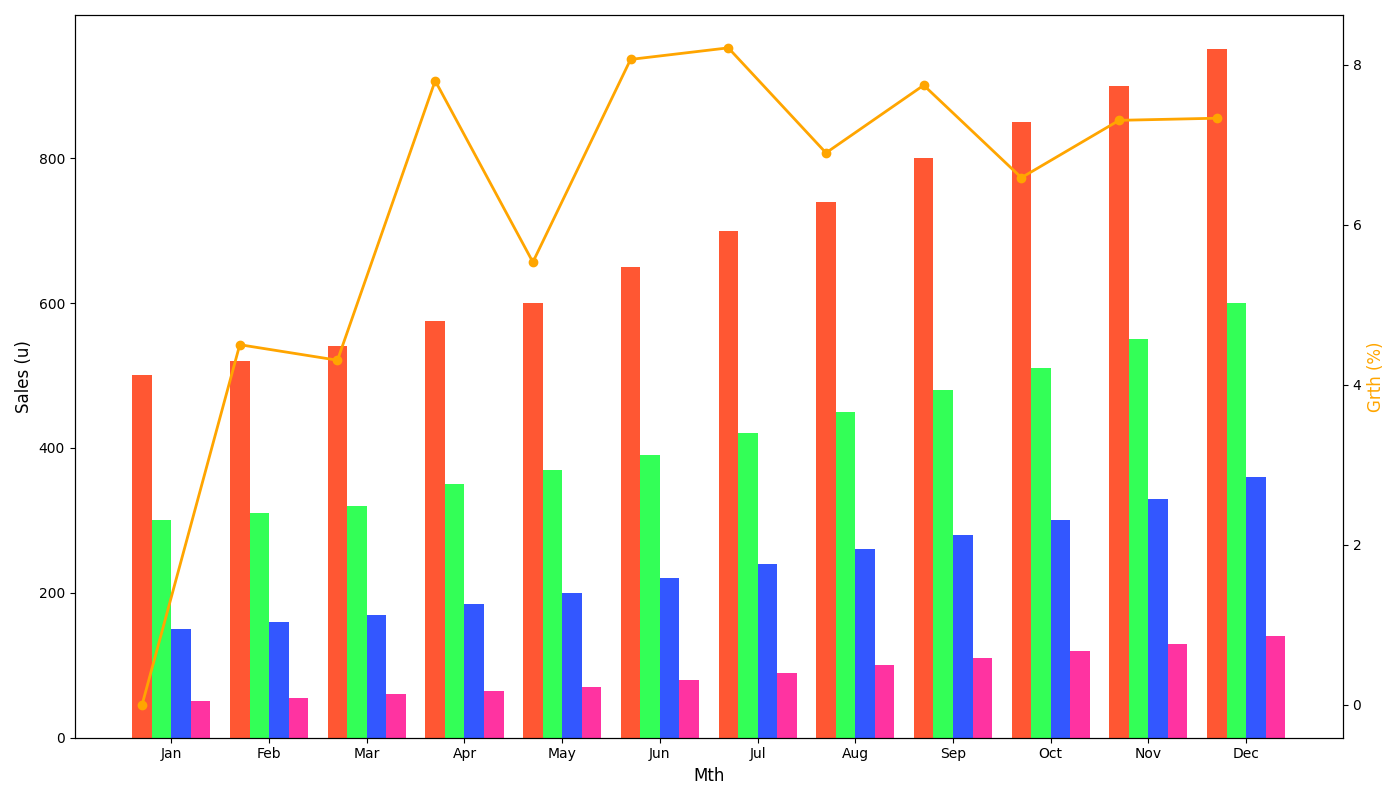

Here is the Python script that generated this plot:
import matplotlib.pyplot as plt
import numpy as np

# Months
months = ["Jan", "Feb", "Mar", "Apr", "May", "Jun", "Jul", "Aug", "Sep", "Oct", "Nov", "Dec"]

# Sales data for store types
supermarket_sales = [500, 520, 540, 575, 600, 650, 700, 740, 800, 850, 900, 950]
convenience_sales = [300, 310, 320, 350, 370, 390, 420, 450, 480, 510, 550, 600]
online_sales = [150, 160, 170, 185, 200, 220, 240, 260, 280, 300, 330, 360]
specialty_sales = [50, 55, 60, 65, 70, 80, 90, 100, 110, 120, 130, 140]

# Overall sales data by summing up all store types
total_sales = np.array(supermarket_sales) + np.array(convenience_sales) \
              + np.array(online_sales) + np.array(specialty_sales)

# Calculate month-over-month growth rate
growth_rate = np.diff(total_sales) / total_sales[:-1] * 100
growth_rate = np.insert(growth_rate, 0, 0)

# Bar positions
bar_width = 0.2
r1 = np.arange(len(months))
r2 = [x + bar_width for x in r1]
r3 = [x + bar_width for x in r2]
r4 = [x + bar_width for x in r3]

# Plot setup
fig, ax1 = plt.subplots(figsize=(14, 8))

# Grouped bar chart
ax1.bar(r1, supermarket_sales, color='#FF5733', width=bar_width)
ax1.bar(r2, convenience_sales, color='#33FF57', width=bar_width)
ax1.bar(r3, online_sales, color='#3357FF', width=bar_width)
ax1.bar(r4, specialty_sales, color='#FF33A1', width=bar_width)

# Growth rate line
ax2 = ax1.twinx()
ax2.plot(months, growth_rate, color='#FFA500', marker='o', linewidth=2)

# Labels
ax1.set_xlabel("Mth", fontsize=12)
ax1.set_ylabel("Sales (u)", fontsize=12)
ax2.set_ylabel("Grth (%)", fontsize=12, color='#FFA500')

# Set ticks
ax1.set_xticks([r + bar_width*1.5 for r in range(len(months))])
ax1.set_xticklabels(months)

# Layout
fig.tight_layout()

# Display
plt.show()
